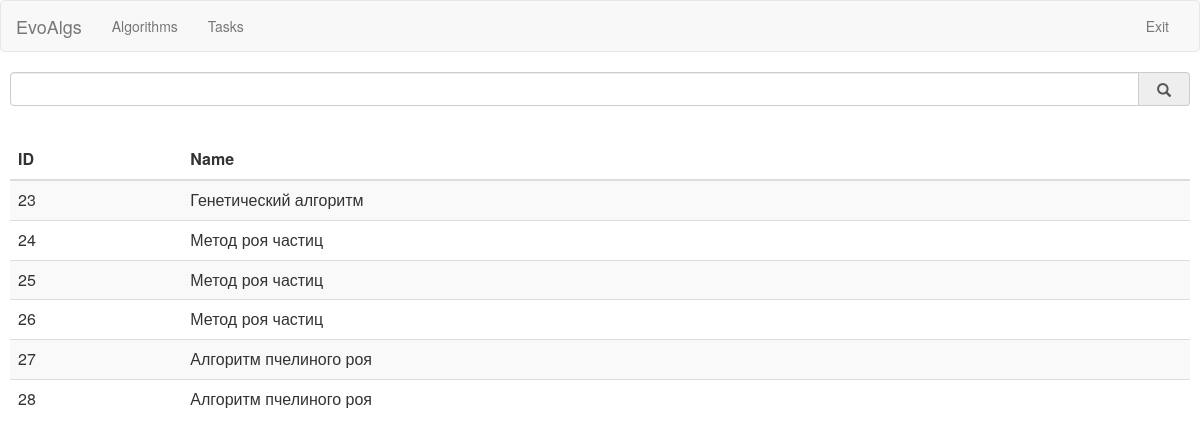
The app's page /core/talgs/ with its own data.
### core/models.py (models this page shows)
class TimeStamp(models.Model):
	created_date = models.DateTimeField(auto_now_add=True)
	modified_date = models.DateTimeField(auto_now=True)
	class Meta:
		abstract=True

class AlgTemplate(TimeStamp):
	name=models.CharField(max_length=200)
	strategies=models.ManyToManyField(Strategy)
	params=models.ManyToManyField(AlgParam)
	constructor=models.ForeignKey(AlgConstructor,blank=True,null=True)
	desc=models.CharField(max_length=500,blank=True)

### core/views.py (the view)
class AlgSearch(ListView):
    model=models.AlgTemplate
    template_name="algorithm_search.html"
    context_object_name="algs"
    paginate_by = 10
    def get_queryset(self):
        qs = super(AlgSearch, self).get_queryset()
        if("algname" in self.request.GET) and (self.request.GET["algname"]!=""):
            qs=qs.filter(name__icontains=self.request.GET["algname"])
        return qs
    def get_context_data(self, **kwargs):
        context = super(AlgSearch, self).get_context_data(**kwargs)
        context['get'] = self.request.GET
        return context

### core/templates/algorithm_search.html (shortened to what this page needs)
{% extends "master.html" %}
{% block content %}
<form class="input-group" method="GET">
	<input type="text" name="algname" class="form-control" value="{{ get.algname }}">
	<span class="input-group-addon">
        <button  type="submit" style="background: transparent;border: 0px;">
            <span class="glyphicon glyphicon-search"></span>
        </button>
    </span>
</form>
<br/>
<table class="table table-striped table-hover">
	<thead> <tr> <th>ID</th> <th>Name</th> </tr> </thead>
	<tbody>
		{% for obj in algs %}
			<tr class="clickable-row" data-href='{% url "talg" obj.id %}'><td>{{obj.id}}</td><td>{{obj.name}}</td></tr>
		{% endfor %}
	</tbody>
</table>
{% endblock %}

### records on screen
AlgTemplate: id "23", name "Генетический алгоритм"
AlgTemplate: id "24", name "Метод роя частиц"
AlgTemplate: id "25", name "Метод роя частиц"
AlgTemplate: id "26", name "Метод роя частиц"
AlgTemplate: id "27", name "Алгоритм пчелиного роя"
AlgTemplate: id "28", name "Алгоритм пчелиного роя"
